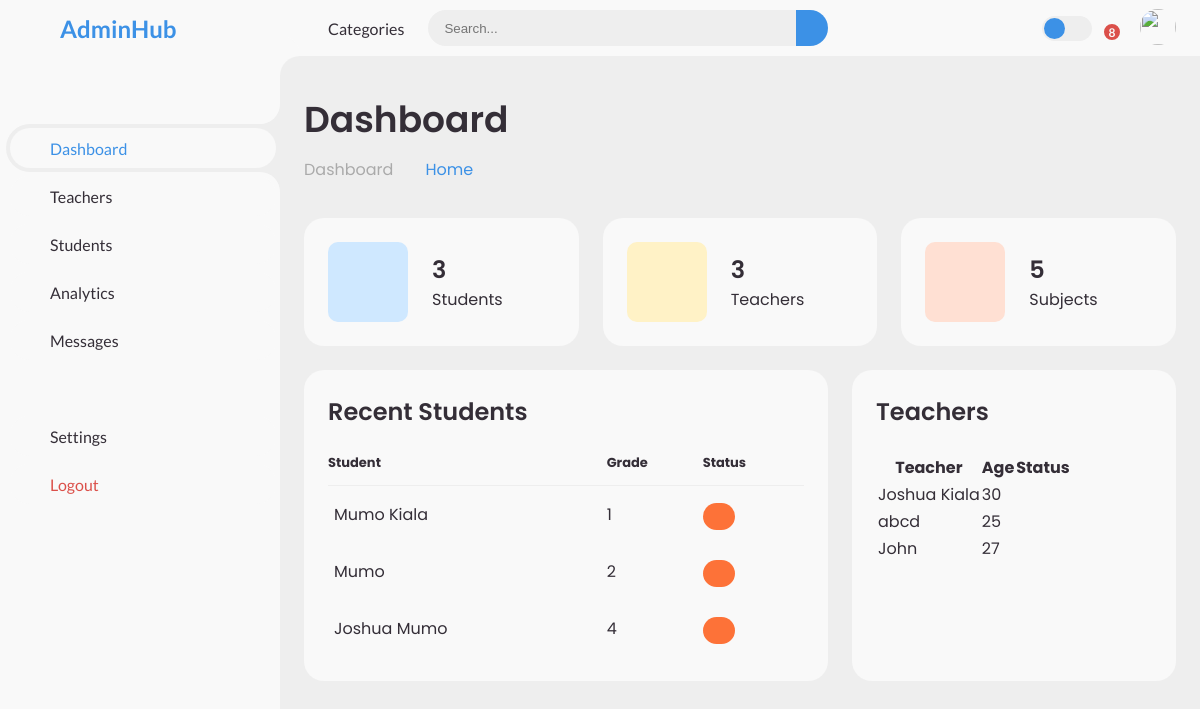
Page /dashboard/ on the earlier database version.
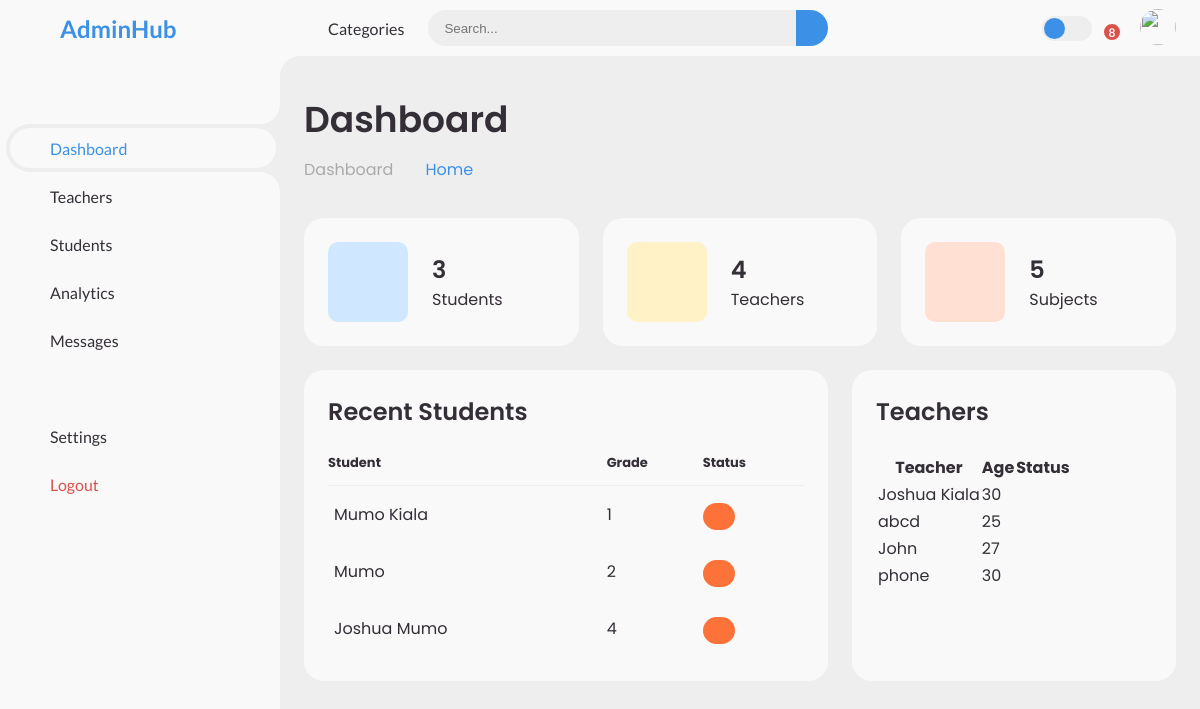
Same page on the later database version.
### playground/models.py (models this page shows, shortened)
class Student(models.Model):
    name = models.CharField(max_length=30)
    admno = models.CharField(max_length=30, blank=True, unique=True)
    grade = models.CharField(max_length=30)
    GENDER_CHOICES = (
    ('0', 'Male'),
    ('1', 'Female'),
    )
    gender = models.CharField(choices=GENDER_CHOICES, max_length=1)
    age = models.PositiveSmallIntegerField()
    subjects = models.ManyToManyField(Subject, blank=True)
    class Meta:
        ordering = ['grade']
        verbose_name_plural = 'Students'

class Teacher(models.Model):
    name = models.CharField(max_length=100)
    GENDER_CHOICES = (
    ('0', 'Male'),
    ('1', 'Female'),
    )
    gender = models.CharField(choices=GENDER_CHOICES, max_length=1)
    age = models.PositiveSmallIntegerField()
    grade_assigned = models.CharField(max_length=30, default='-')
    subjects = models.ManyToManyField(Subject, blank=True)

### users/views.py (the view)
# urls.py: path('dashboard/', user_views.dashboard, name='dashboard'),
def dashboard(request):
    students = Student.objects.all()
    teachers = Teacher.objects.all()
    subjects = Subject.objects.all()
    context = {
        'students': students,
        'teachers': teachers,
        'subjects': subjects,
    }
    print("Students:", students.count())
    print("Teachers:", teachers.count())
    print("Subjects:", subjects.count())
    return render(request, 'index.html', context)

### playground/templates/index.html (shortened to what the changed rows need)
<!DOCTYPE html>
<html lang="en">
  <head>
    {% load static %}
    <link rel="stylesheet" href="{% static 'style.css' %}" />
  </head>
  <body>
    <section id="content">
      <main>
        <div class="head-title">
          <div class="left">
            <h1>Dashboard</h1>
          </div>
        </div>
        <ul class="box-info">
          <li>
            <span class="text">
              <h3>{{ teachers.count }}</h3>
              <p>Teachers</p>
            </span>
          </li>
        </ul>
        <div class="table-data">
          <div class="order">
            <table>
              <thead>
                <tr>
                  <th>Student</th>
                  <th>Grade</th>
                  <th>Status</th>
                </tr>
              </thead>
              <tbody>
                {% for student in students %}
                <tr>
                  <td>
                    <p>{{ student.name }}</p>
                  </td>
                  <td>{{ student.grade }}</td>
                  <td>
                    <span
                      class="status {% if student.status == 'Active' %}completed{% else %}pending{% endif %}"
                      >{{ student.status }}</span
                    >
                  </td>
                </tr>
                {% endfor %}
              </tbody>
            </table>
          </div>
          <div class="todo">
            <table>
              <thead>
                <tr>
                  <th>Teacher</th>
                  <th>Age</th>
                  <th>Status</th>
                </tr>
              </thead>
              <tbody>
                {% for teacher in teachers %}
                <tr>
                  <td>
                    <p>{{ teacher.name }}</p>
                  </td>
                  <td>{{ teacher.age }}</td>
                  <td>
                  </td>
                </tr>
                {% endfor %}
              </tbody>
            </table>
          </div>
        </div>
      </main>
    </section>
  </body>
</html>

Differences in the rows shown:
added Teacher: name "phone", age "30"
Other differences:
{{ teachers.count }}: "3" → "4"
